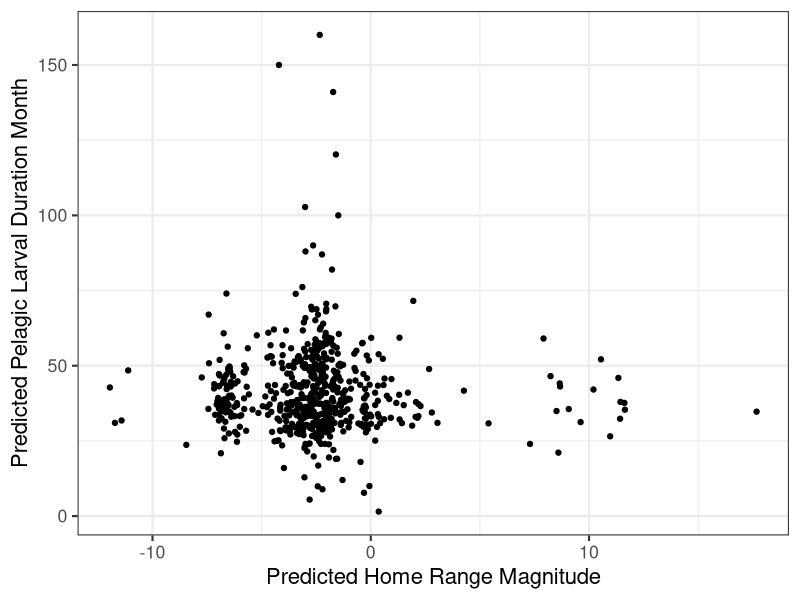
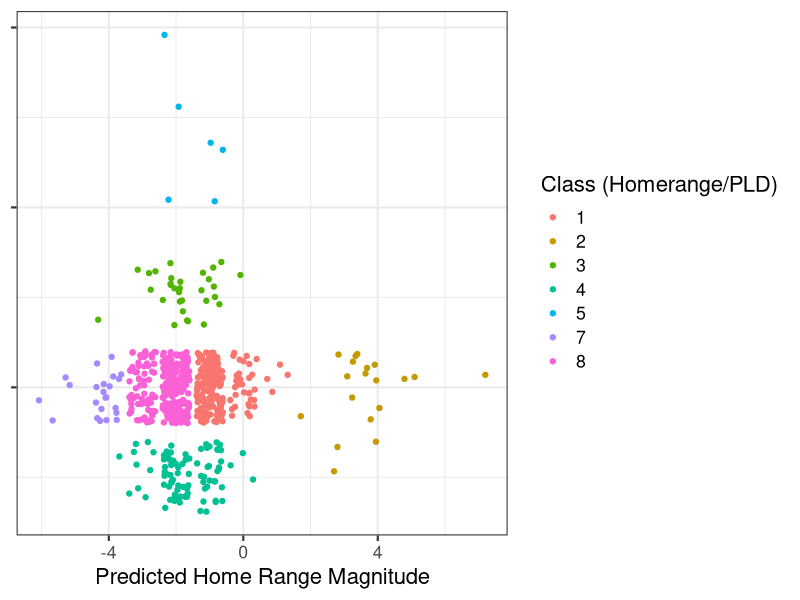
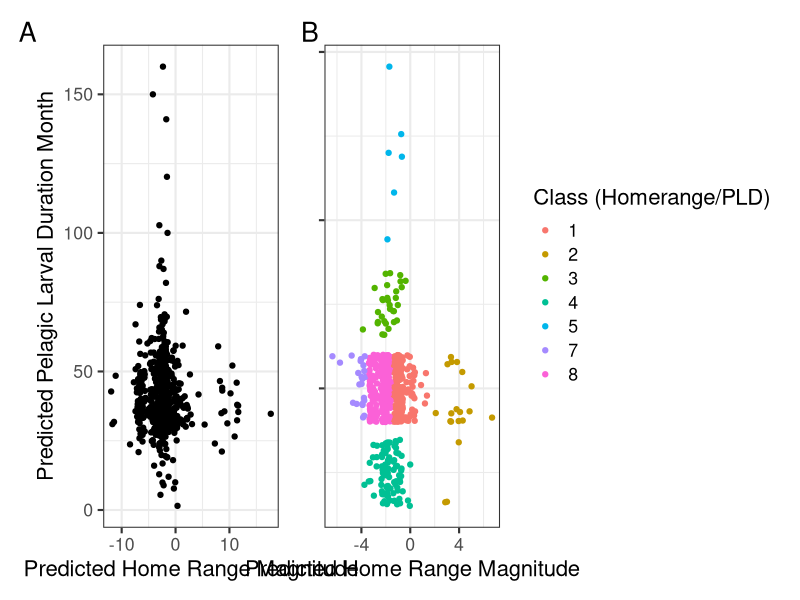

R code for these plots, in order: (Note: this script raises an error after producing the figures.)
## ---- chunk 1
knitr::opts_chunk$set(echo = TRUE, message = FALSE, warning = FALSE)

library(tidyverse)
library(patchwork)
library(cowplot)
library(ggpubr)

## ---- chunk 2
filled_data2 <- read_csv(here::here("01_data", "02_processed_data", "filled_data2.csv")) %>%
  mutate_if(is.character, as.factor)
## ---- chunk 3

# homerange vs PLD
fishbase_data_gmm <- filled_data2 %>%
  mutate(class2 = as.factor(class2))

p1 <- ggplot(fishbase_data_gmm, aes(log(home_range), pld)) +
  geom_jitter() +
  theme_bw(base_size = 16) +
  labs(
    y = "Predicted Pelagic Larval Duration Month",
    x = "Predicted Home Range Magnitude"
  )

p1

# gmm plot
gmm_new_fig <- ggplot(fishbase_data_gmm, aes(magnitude_homerange, month_pld)) +
  geom_jitter(aes(color = class2)) +
  theme_bw(base_size = 16) +
  labs(
    x = "Predicted Home Range Magnitude",
    color = "Class (Homerange/PLD)"
  ) +
  theme(axis.title.y = element_blank(), axis.text.y = element_blank())

gmm_new_fig
#ggsave(gmm_new_fig, file = paste0("gmm_fig.png"), path = here::here("04_figs"), height = 8, width = 15)


# panel
gmm_panel <- (p1 | gmm_new_fig) + 
  plot_annotation(tag_levels = 'A')

gmm_panel
#ggsave(gmm_panel, file = paste0("gmm_panel.png"), path = here::here("04_figs"), height = 6, width = 18)

## ---- chunk 4
# continuous

plot_data <- filled_data2 %>%
  mutate(class2 = as.factor(class2), 
         class3 = as.factor(class3), 
         order = as.factor(order)
         )

response <- "class2"
expl_cont <- c(
  "temp_preferred", "fecundity_mean",
  "longevity_wild", "sp_richness", "length", "kfin",
  "r_fin", "diet_troph3", "oxygen_cons", "temp_range"
)

box_data <- function(x, y) {
  ggplot(plot_data, aes(x = .data[[y]], y = .data[[x]])) +
    geom_boxplot(aes(color = .data[[y]])) +
    theme_bw() +
    coord_flip() +
    labs(
      x = "Movement Class",
      color = "Class (Homerange/PLD)"
    ) +
    scale_color_viridis_d()
}

#plots_cont <- map(expl_cont, ~ box_data(.x, "class2"))
#plots_cont
## ---- chunk 5
temp_plot <- box_data(x = "temp_preferred", y = "class2") + stat_kruskal_test(label.y = 1, label.x = 6, position = "jitter") +
  labs(y = "Preferred Temperature", x = "Movement Class")
fecund_plot <- box_data(x = "fecundity_mean", y = "class2") + stat_kruskal_test(label.y = 1000000, label.x = 5.5, position = "jitter") +
  labs(y = "Mean Fecundity", x = "Movement Class")
long_plot <- box_data(x = "longevity_wild", y = "class2") + stat_kruskal_test(label.y = 100, position = "jitter") +
  labs(y = "Longevity", x = "Movement Class")
sp_rich_plot <- box_data(x = "sp_richness", y = "class2") + stat_kruskal_test(label.y = 1100, position = "jitter") +
  labs(y = "Species Richness", x = "Movement Class") + theme(axis.title.y = element_blank(), axis.text.y = element_blank())
length_plot <- box_data(x = "length", y = "class2") + stat_anova_test(label.y = 400, position = "jitter") +
  labs(y = "Length", x = "Movement Class") #+ theme(axis.title.y = element_blank(), axis.text.y = element_blank())
kfin_plot <- box_data(x = "kfin", y = "class2") + stat_kruskal_test(label.y = 10000000, position = "jitter") +
  labs(y = "Carrying Capacity", x = "Movement Class") + theme(axis.title.y = element_blank(), axis.text.y = element_blank())
r_fin_plot <- box_data(x = "r_fin", y = "class2") + stat_kruskal_test(label.y = 1, label.x = 6, position = "jitter") +
  labs(y = "Growth Rate", x = "Movement Class")
diet_plot <- box_data(x = "diet_troph3", y = "class2") + stat_kruskal_test(label.y = 2.5, label.x = 5.5, position = "jitter") +
  labs(y = "Trophic Level", x = "Movement Class") + theme(axis.title.y = element_blank(), axis.text.y = element_blank())
oxygen_plot <- box_data(x = "oxygen_cons", y = "class2") + stat_kruskal_test(label.y = 2000, label.x = 6, position = "jitter") +
  labs(y = "Oxygen Consumption", x = "Movement Class")
temp_range_plot <- box_data(x = "temp_range", y = "class2") + stat_kruskal_test(label.y = 20, label.x = 3.5, position = "jitter") +
  labs(y = "Temperature Range", x = "Movement Class") + theme(axis.title.y = element_blank(), axis.text.y = element_blank())

 
numeric_panel <- ((temp_plot | length_plot) / 
    (long_plot | diet_plot) /
    (r_fin_plot | kfin_plot) / 
    (fecund_plot | sp_rich_plot) /
    (oxygen_plot | temp_range_plot)) + 
  plot_layout(guides = "collect") + plot_annotation(tag_levels = 'A')

numeric_panel
#ggsave(numeric_panel, file = paste0("numeric_panel.png"), path = here::here("04_figs", "individual_plots", "numeric"), height = 21, width = 14) 

tll_panel <- (temp_plot / length_plot / long_plot) +
  plot_layout(guides = "collect") + plot_annotation(tag_levels = "A") &
  theme_bw(base_size = 16)

tll_panel
#ggsave(tll_panel, file = paste0("tll_panel.png"), path = here::here("04_figs"), height = 17, width = 11)

## ---- chunk 6

ggsave(temp_plot, file = paste0("temp_plot.png"), path = here::here("04_figs", "individual_plots", "numeric"), height = 10, width = 10) 
ggsave(fecund_plot, file = paste0("fecund_plot.png"), path = here::here("04_figs", "individual_plots", "numeric"), height = 10, width = 10)
ggsave(long_plot, file = paste0("long_plot.png"), path = here::here("04_figs", "individual_plots", "numeric"), height = 10, width = 10)
ggsave(sp_rich_plot, file = paste0("sp_rich_plot.png"), path = here::here("04_figs", "individual_plots", "numeric"), height = 10, width = 10)
ggsave(length_plot, file = paste0("length_plot.png"), path = here::here("04_figs", "individual_plots", "numeric"), height = 10, width = 10)
ggsave(kfin_plot, file = paste0("kfin_plot.png"), path = here::here("04_figs", "individual_plots", "numeric"), height = 10, width = 10)
ggsave(r_fin_plot, file = paste0("r_fin_plot.png"), path = here::here("04_figs", "individual_plots", "numeric"), height = 10, width = 10)
ggsave(diet_plot, file = paste0("diet_plot.png"), path = here::here("04_figs", "individual_plots", "numeric"), height = 10, width = 10)
ggsave(oxygen_plot, file = paste0("oxygen_plot.png"), path = here::here("04_figs", "individual_plots", "numeric"), height = 10, width = 10)
ggsave(temp_range_plot, file = paste0("temp_range_plot.png"), path = here::here("04_figs", "individual_plots", "numeric"), height = 10, width = 10)

## ---- chunk 7
# categorical

expl_cat <- c(
  "climate", "body_shape_i", "dev_place", "movement_keyword",
  "demers_pelag", "iucn_category",
  "circadian", "food_mode", "ocean", "basin"
)

scatter_data <- function(x, y) {
  ggplot(plot_data, aes(x = .data[[x]], y = .data[[y]])) +
    geom_jitter(aes(color = .data[[y]])) +
    theme_bw() +
    labs(
      y = "Movement Class",
      color = "Class (homerange/PLD)"
    ) +
    scale_color_viridis_d() +
    theme(axis.text.x = element_text(angle = 40, hjust = 1))
}

#plots_cat <- map(expl_cat, ~ scatter_data(.x, "class2"))
#plots_cat
## ---- chunk 8

body_plot <- scatter_data(x = "body_shape_i", y = "class2")
dev_plot <- scatter_data(x = "dev_place", y = "class2")
movement_plot <- scatter_data(x = "movement_keyword", y = "class2")
demers_plot <- scatter_data(x = "demers_pelag", y = "class2")
iucn_plot <- scatter_data(x = "iucn_category", y = "class2")
food_plot <- scatter_data(x = "food_mode", y = "class2")


ggsave(climate_plot, file = paste0("climate_plot.png"), path = here::here("04_figs", "individual_plots", "categorical"), height = 10, width = 10)
ggsave(body_plot, file = paste0("body_plot.png"), path = here::here("04_figs", "individual_plots", "categorical"), height = 10, width = 10)
ggsave(dev_plot, file = paste0("dev_plot.png"), path = here::here("04_figs", "individual_plots", "categorical"), height = 10, width = 10)
ggsave(movement_plot, file = paste0("movement_plot.png"), path = here::here("04_figs", "individual_plots", "categorical"), height = 10, width = 10)
ggsave(demers_plot, file = paste0("demers_plot.png"), path = here::here("04_figs", "individual_plots", "categorical"), height = 10, width = 10)
ggsave(iucn_plot, file = paste0("iucn_plot.png"), path = here::here("04_figs", "individual_plots", "categorical"), height = 10, width = 10)
ggsave(food_plot, file = paste0("food_plot.png"), path = here::here("04_figs", "individual_plots", "categorical"), height = 10, width = 10)
